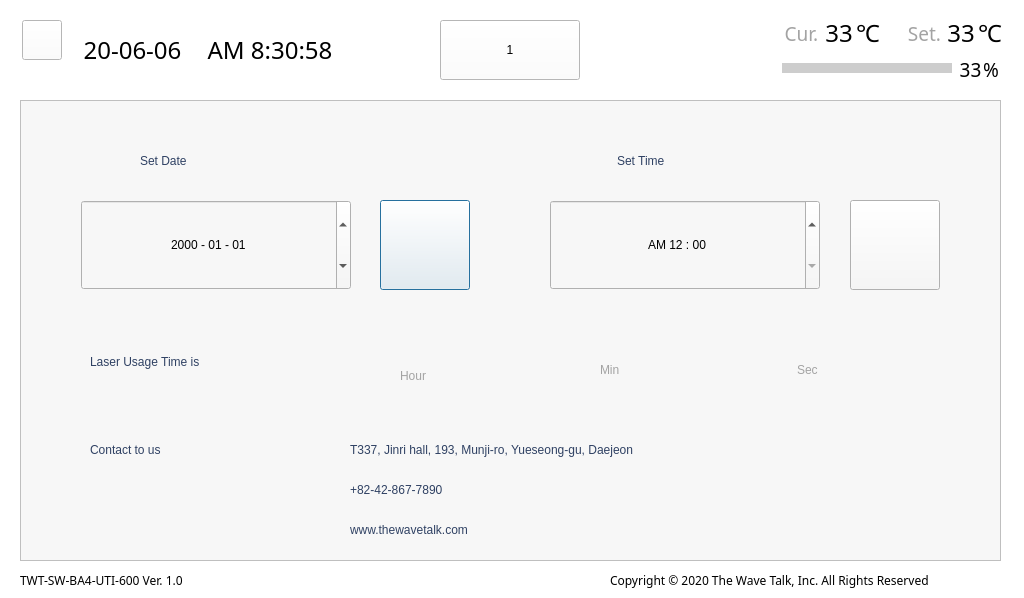
<?xml version="1.0" encoding="UTF-8"?>
<ui version="4.0">
 <class>Dialog</class>
 <widget class="QDialog" name="Dialog">
  <property name="geometry">
   <rect>
    <x>0</x>
    <y>0</y>
    <width>1024</width>
    <height>598</height>
   </rect>
  </property>
  <property name="sizePolicy">
   <sizepolicy hsizetype="MinimumExpanding" vsizetype="Preferred">
    <horstretch>0</horstretch>
    <verstretch>0</verstretch>
   </sizepolicy>
  </property>
  <property name="windowTitle">
   <string>Dialog</string>
  </property>
  <property name="styleSheet">
   <string notr="true">background-color: rgb(255, 255, 255);</string>
  </property>
  <widget class="QLabel" name="label_2">
   <property name="geometry">
    <rect>
     <x>610</x>
     <y>570</y>
     <width>391</width>
     <height>20</height>
    </rect>
   </property>
   <property name="font">
    <font>
     <family>NanumSquare</family>
    </font>
   </property>
   <property name="text">
    <string>Copyright © 2020 The Wave Talk, Inc. All Rights Reserved</string>
   </property>
  </widget>
  <widget class="QFrame" name="frame_3">
   <property name="geometry">
    <rect>
     <x>20</x>
     <y>100</y>
     <width>981</width>
     <height>461</height>
    </rect>
   </property>
   <property name="styleSheet">
    <string notr="true">background-color: #f7f7f7;</string>
   </property>
   <property name="frameShape">
    <enum>QFrame::StyledPanel</enum>
   </property>
   <property name="frameShadow">
    <enum>QFrame::Raised</enum>
   </property>
   <widget class="QLabel" name="Fin_Vial2">
    <property name="geometry">
     <rect>
      <x>407</x>
      <y>27</y>
      <width>51</width>
      <height>31</height>
     </rect>
    </property>
    <property name="styleSheet">
     <string notr="true"/>
    </property>
    <property name="text">
     <string/>
    </property>
   </widget>
   <widget class="QLabel" name="Fin_Vial3">
    <property name="geometry">
     <rect>
      <x>572</x>
      <y>27</y>
      <width>51</width>
      <height>31</height>
     </rect>
    </property>
    <property name="styleSheet">
     <string notr="true"/>
    </property>
    <property name="text">
     <string/>
    </property>
   </widget>
   <widget class="QLabel" name="Fin_Vial4">
    <property name="geometry">
     <rect>
      <x>750</x>
      <y>27</y>
      <width>51</width>
      <height>31</height>
     </rect>
    </property>
    <property name="styleSheet">
     <string notr="true"/>
    </property>
    <property name="text">
     <string/>
    </property>
   </widget>
   <widget class="QPushButton" name="Button_Dataset">
    <property name="geometry">
     <rect>
      <x>360</x>
      <y>100</y>
      <width>90</width>
      <height>90</height>
     </rect>
    </property>
    <property name="styleSheet">
     <string notr="true">QPushButton {
	border-image: url(:/Icon/enter.png);
}

QPushButton:pressed {
	border-image: url(:/Icon/enter_pressed.png);
}</string>
    </property>
    <property name="text">
     <string/>
    </property>
   </widget>
   <widget class="QLabel" name="label_4">
    <property name="geometry">
     <rect>
      <x>120</x>
      <y>40</y>
      <width>101</width>
      <height>41</height>
     </rect>
    </property>
    <property name="styleSheet">
     <string notr="true">font: 75 16pt &quot;Nanum square&quot;;
color: #2f4163;</string>
    </property>
    <property name="text">
     <string>Set Date</string>
    </property>
   </widget>
   <widget class="QDateEdit" name="Button_Date">
    <property name="geometry">
     <rect>
      <x>61</x>
      <y>100</y>
      <width>270</width>
      <height>90</height>
     </rect>
    </property>
    <property name="styleSheet">
     <string notr="true">QDateEdit {
    border-image: url(:/Icon/mea_sel_off_box.png) 4;
    border-width: 2;
    font: 75 18pt &quot;Nanum square&quot;;
}


QDateEdit::up-button {
    subcontrol-origin: border;
    subcontrol-position: top right; /* position at the top right corner */

    width: 50px; /* 16 + 2*1px border-width = 15px padding + 3px parent border */
    border-image: url(:/Icon/qspin_up.png) ;
}

QDateEdit::up-button:pressed {
    border-image: url(:/Icon/qspin_up_pressed.png) ;
}

QDateEdit::down-button {
    subcontrol-origin: border;
    subcontrol-position: bottom right; /* position at bottom right corner */
    width: 50px; /* 16 + 2*1px border-width = 15px padding + 3px parent border */
    border-image: url(:/Icon/qspin_down.png);

}

QDateEdit::down-button:pressed {
    border-image: url(:/Icon/qspin_down_pressed.png) ;
}
</string>
    </property>
    <property name="alignment">
     <set>Qt::AlignCenter</set>
    </property>
    <property name="displayFormat">
     <string>yyyy - MM - dd</string>
    </property>
   </widget>
   <widget class="QLabel" name="Label_USB_3">
    <property name="geometry">
     <rect>
      <x>60</x>
      <y>30</y>
      <width>50</width>
      <height>50</height>
     </rect>
    </property>
    <property name="styleSheet">
     <string notr="true">image: url(:/Icon/set_ic_date.png);</string>
    </property>
    <property name="text">
     <string/>
    </property>
   </widget>
   <widget class="QTimeEdit" name="Button_Time">
    <property name="geometry">
     <rect>
      <x>530</x>
      <y>100</y>
      <width>270</width>
      <height>90</height>
     </rect>
    </property>
    <property name="styleSheet">
     <string notr="true">QTimeEdit {
    border-image: url(:/Icon/mea_sel_off_box.png) 4;
    border-width: 2;
    font: 75 18pt &quot;Nanum square&quot;;
}

QTimeEdit::up-button {
    subcontrol-origin: border;
    subcontrol-position: top right; /* position at the top right corner */

    width: 50px; /* 16 + 2*1px border-width = 15px padding + 3px parent border */
    border-image: url(:/Icon/qspin_up.png) 1;
    border-width: 1px;
}

QTimeEdit::up-button:pressed {
    border-image: url(:/Icon/qspin_up_pressed.png) 1;
}

QTimeEdit::down-button {
    subcontrol-origin: border;
    subcontrol-position: bottom right; /* position at bottom right corner */
    width: 50px; /* 16 + 2*1px border-width = 15px padding + 3px parent border */
    border-image: url(:/Icon/qspin_down.png) 1;
    border-width: 1px;
}

QTimeEdit::down-button:pressed {
    border-image: url(:/Icon/qspin_down_pressed.png) 1;
}

</string>
    </property>
    <property name="alignment">
     <set>Qt::AlignCenter</set>
    </property>
    <property name="displayFormat">
     <string>AP hh : mm</string>
    </property>
   </widget>
   <widget class="QPushButton" name="Button_Timeset">
    <property name="geometry">
     <rect>
      <x>830</x>
      <y>100</y>
      <width>90</width>
      <height>90</height>
     </rect>
    </property>
    <property name="styleSheet">
     <string notr="true">QPushButton {
	border-image: url(:/Icon/enter.png);
}

QPushButton:pressed {
	border-image: url(:/Icon/enter_pressed.png);
}</string>
    </property>
    <property name="text">
     <string/>
    </property>
   </widget>
   <widget class="QLabel" name="label_6">
    <property name="geometry">
     <rect>
      <x>70</x>
      <y>242</y>
      <width>241</width>
      <height>40</height>
     </rect>
    </property>
    <property name="styleSheet">
     <string notr="true">font: 75 16pt &quot;Nanum square&quot;;
color: #2f4163;</string>
    </property>
    <property name="text">
     <string>Laser Usage Time is</string>
    </property>
   </widget>
   <widget class="QLabel" name="Label_Laser_Hour">
    <property name="geometry">
     <rect>
      <x>283</x>
      <y>238</y>
      <width>80</width>
      <height>50</height>
     </rect>
    </property>
    <property name="styleSheet">
     <string notr="true">border-image: url(:/Icon/mea_sel_off_box.png);
font: 75 18pt &quot;Nanum square&quot;;

</string>
    </property>
    <property name="text">
     <string/>
    </property>
    <property name="alignment">
     <set>Qt::AlignCenter</set>
    </property>
    <property name="indent">
     <number>0</number>
    </property>
   </widget>
   <widget class="QLabel" name="label_7">
    <property name="geometry">
     <rect>
      <x>380</x>
      <y>256</y>
      <width>71</width>
      <height>40</height>
     </rect>
    </property>
    <property name="styleSheet">
     <string notr="true">font: 75 16pt &quot;Nanum square&quot;;
color: #a3a3a3;</string>
    </property>
    <property name="text">
     <string>Hour</string>
    </property>
   </widget>
   <widget class="QLabel" name="Label_USB_4">
    <property name="geometry">
     <rect>
      <x>537</x>
      <y>30</y>
      <width>50</width>
      <height>50</height>
     </rect>
    </property>
    <property name="styleSheet">
     <string notr="true">image: url(:/Icon/set_ic_time.png);</string>
    </property>
    <property name="text">
     <string/>
    </property>
   </widget>
   <widget class="QLabel" name="label_5">
    <property name="geometry">
     <rect>
      <x>597</x>
      <y>40</y>
      <width>101</width>
      <height>41</height>
     </rect>
    </property>
    <property name="styleSheet">
     <string notr="true">font: 75 16pt &quot;Nanum square&quot;;
color: #2f4163;</string>
    </property>
    <property name="text">
     <string>Set Time</string>
    </property>
   </widget>
   <widget class="QLabel" name="Label_Laser_Min">
    <property name="geometry">
     <rect>
      <x>483</x>
      <y>232</y>
      <width>80</width>
      <height>50</height>
     </rect>
    </property>
    <property name="styleSheet">
     <string notr="true">border-image: url(:/Icon/mea_sel_off_box.png);
font: 75 18pt &quot;Nanum square&quot;;

</string>
    </property>
    <property name="text">
     <string/>
    </property>
    <property name="alignment">
     <set>Qt::AlignCenter</set>
    </property>
    <property name="indent">
     <number>0</number>
    </property>
   </widget>
   <widget class="QLabel" name="label_8">
    <property name="geometry">
     <rect>
      <x>580</x>
      <y>250</y>
      <width>71</width>
      <height>40</height>
     </rect>
    </property>
    <property name="styleSheet">
     <string notr="true">font: 75 16pt &quot;Nanum square&quot;;
color: #a3a3a3;</string>
    </property>
    <property name="text">
     <string>Min</string>
    </property>
   </widget>
   <widget class="QLabel" name="Label_Laser_Sec">
    <property name="geometry">
     <rect>
      <x>680</x>
      <y>232</y>
      <width>80</width>
      <height>50</height>
     </rect>
    </property>
    <property name="styleSheet">
     <string notr="true">border-image: url(:/Icon/mea_sel_off_box.png);
font: 75 18pt &quot;Nanum square&quot;;

</string>
    </property>
    <property name="text">
     <string/>
    </property>
    <property name="alignment">
     <set>Qt::AlignCenter</set>
    </property>
    <property name="indent">
     <number>0</number>
    </property>
   </widget>
   <widget class="QLabel" name="label_9">
    <property name="geometry">
     <rect>
      <x>777</x>
      <y>250</y>
      <width>71</width>
      <height>40</height>
     </rect>
    </property>
    <property name="styleSheet">
     <string notr="true">font: 75 16pt &quot;Nanum square&quot;;
color: #a3a3a3;</string>
    </property>
    <property name="text">
     <string>Sec</string>
    </property>
   </widget>
   <widget class="QLabel" name="label_11">
    <property name="geometry">
     <rect>
      <x>70</x>
      <y>330</y>
      <width>131</width>
      <height>40</height>
     </rect>
    </property>
    <property name="styleSheet">
     <string notr="true">font: 75 16pt &quot;Nanum square&quot;;
color: #2f4163;</string>
    </property>
    <property name="text">
     <string>Contact to us</string>
    </property>
   </widget>
   <widget class="QLabel" name="Label_USB_7">
    <property name="geometry">
     <rect>
      <x>280</x>
      <y>340</y>
      <width>20</width>
      <height>20</height>
     </rect>
    </property>
    <property name="styleSheet">
     <string notr="true">image: url(:/Icon/set_ic_add.png);</string>
    </property>
    <property name="text">
     <string/>
    </property>
   </widget>
   <widget class="QLabel" name="Label_USB_8">
    <property name="geometry">
     <rect>
      <x>280</x>
      <y>380</y>
      <width>20</width>
      <height>20</height>
     </rect>
    </property>
    <property name="styleSheet">
     <string notr="true">image: url(:/Icon/set_ic_tel.png);</string>
    </property>
    <property name="text">
     <string/>
    </property>
   </widget>
   <widget class="QLabel" name="Label_USB_9">
    <property name="geometry">
     <rect>
      <x>280</x>
      <y>420</y>
      <width>20</width>
      <height>20</height>
     </rect>
    </property>
    <property name="styleSheet">
     <string notr="true">image: url(:/Icon/set_ic_web.png);</string>
    </property>
    <property name="text">
     <string/>
    </property>
   </widget>
   <widget class="QLabel" name="label_19">
    <property name="geometry">
     <rect>
      <x>330</x>
      <y>330</y>
      <width>600</width>
      <height>40</height>
     </rect>
    </property>
    <property name="styleSheet">
     <string notr="true">font: 75 16pt &quot;Nanum square&quot;;
color: #2f4163;</string>
    </property>
    <property name="text">
     <string>T337, Jinri hall, 193, Munji-ro, Yueseong-gu, Daejeon</string>
    </property>
   </widget>
   <widget class="QLabel" name="label_20">
    <property name="geometry">
     <rect>
      <x>330</x>
      <y>370</y>
      <width>600</width>
      <height>40</height>
     </rect>
    </property>
    <property name="styleSheet">
     <string notr="true">font: 75 16pt &quot;Nanum square&quot;;
color: #2f4163;</string>
    </property>
    <property name="text">
     <string>+82-42-867-7890</string>
    </property>
   </widget>
   <widget class="QLabel" name="label_21">
    <property name="geometry">
     <rect>
      <x>330</x>
      <y>410</y>
      <width>600</width>
      <height>40</height>
     </rect>
    </property>
    <property name="styleSheet">
     <string notr="true">font: 75 16pt &quot;Nanum square&quot;;
color: #2f4163;</string>
    </property>
    <property name="text">
     <string>www.thewavetalk.com</string>
    </property>
   </widget>
  </widget>
  <widget class="QLabel" name="label_22">
   <property name="geometry">
    <rect>
     <x>20</x>
     <y>570</y>
     <width>391</width>
     <height>20</height>
    </rect>
   </property>
   <property name="font">
    <font>
     <family>NanumSquare</family>
    </font>
   </property>
   <property name="text">
    <string>TWT-SW-BA4-UTI-600 Ver. 1.0</string>
   </property>
  </widget>
  <widget class="QPushButton" name="Button_EasterEgg">
   <property name="geometry">
    <rect>
     <x>440</x>
     <y>20</y>
     <width>140</width>
     <height>60</height>
    </rect>
   </property>
   <property name="styleSheet">
    <string notr="true">border-image: url(:/Icon/logo.png);
font: 1pt &quot;Ubuntu&quot;;


</string>
   </property>
   <property name="text">
    <string>1</string>
   </property>
  </widget>
  <widget class="QPushButton" name="Button_Backspace">
   <property name="geometry">
    <rect>
     <x>22</x>
     <y>20</y>
     <width>40</width>
     <height>40</height>
    </rect>
   </property>
   <property name="styleSheet">
    <string notr="true">QPushButton {
	border-image: url(:/Icon/backspace.png);
}

QPushButton:pressed {
	border-image: url(:/Icon/backspace_pressed.png);
}</string>
   </property>
   <property name="text">
    <string/>
   </property>
  </widget>
  <widget class="QLabel" name="Label_time">
   <property name="geometry">
    <rect>
     <x>190</x>
     <y>35</y>
     <width>160</width>
     <height>30</height>
    </rect>
   </property>
   <property name="sizePolicy">
    <sizepolicy hsizetype="Preferred" vsizetype="MinimumExpanding">
     <horstretch>0</horstretch>
     <verstretch>0</verstretch>
    </sizepolicy>
   </property>
   <property name="font">
    <font>
     <family>NanumSquare</family>
     <pointsize>18</pointsize>
    </font>
   </property>
   <property name="text">
    <string>AM 8:30:58</string>
   </property>
   <property name="alignment">
    <set>Qt::AlignCenter</set>
   </property>
  </widget>
  <widget class="QLabel" name="Label_date">
   <property name="geometry">
    <rect>
     <x>72</x>
     <y>35</y>
     <width>121</width>
     <height>30</height>
    </rect>
   </property>
   <property name="font">
    <font>
     <family>NanumSquare</family>
     <pointsize>18</pointsize>
    </font>
   </property>
   <property name="text">
    <string>20-06-06</string>
   </property>
   <property name="alignment">
    <set>Qt::AlignCenter</set>
   </property>
  </widget>
  <widget class="QLabel" name="Label_temp1">
   <property name="geometry">
    <rect>
     <x>824</x>
     <y>23</y>
     <width>30</width>
     <height>20</height>
    </rect>
   </property>
   <property name="font">
    <font>
     <family>NanumSquare</family>
     <pointsize>18</pointsize>
    </font>
   </property>
   <property name="text">
    <string>33</string>
   </property>
   <property name="alignment">
    <set>Qt::AlignCenter</set>
   </property>
  </widget>
  <widget class="QLabel" name="Label_temp3">
   <property name="geometry">
    <rect>
     <x>946</x>
     <y>23</y>
     <width>30</width>
     <height>20</height>
    </rect>
   </property>
   <property name="font">
    <font>
     <family>NanumSquare</family>
     <pointsize>18</pointsize>
    </font>
   </property>
   <property name="text">
    <string>33</string>
   </property>
   <property name="alignment">
    <set>Qt::AlignCenter</set>
   </property>
  </widget>
  <widget class="QLabel" name="Label_USB">
   <property name="geometry">
    <rect>
     <x>714</x>
     <y>18</y>
     <width>30</width>
     <height>30</height>
    </rect>
   </property>
   <property name="styleSheet">
    <string notr="true"/>
   </property>
   <property name="text">
    <string/>
   </property>
  </widget>
  <widget class="QLabel" name="Label_storage">
   <property name="geometry">
    <rect>
     <x>958</x>
     <y>59</y>
     <width>25</width>
     <height>20</height>
    </rect>
   </property>
   <property name="font">
    <font>
     <family>Nanum square</family>
     <pointsize>14</pointsize>
     <weight>9</weight>
     <italic>false</italic>
     <bold>false</bold>
    </font>
   </property>
   <property name="styleSheet">
    <string notr="true">font: 75 14pt &quot;Nanum square&quot;;
</string>
   </property>
   <property name="text">
    <string>33</string>
   </property>
   <property name="alignment">
    <set>Qt::AlignCenter</set>
   </property>
  </widget>
  <widget class="QLabel" name="label_3">
   <property name="geometry">
    <rect>
     <x>975</x>
     <y>23</y>
     <width>30</width>
     <height>20</height>
    </rect>
   </property>
   <property name="font">
    <font>
     <family>NanumSquare</family>
     <pointsize>18</pointsize>
    </font>
   </property>
   <property name="text">
    <string>℃</string>
   </property>
   <property name="alignment">
    <set>Qt::AlignCenter</set>
   </property>
  </widget>
  <widget class="QLabel" name="label_10">
   <property name="geometry">
    <rect>
     <x>853</x>
     <y>23</y>
     <width>30</width>
     <height>20</height>
    </rect>
   </property>
   <property name="font">
    <font>
     <family>NanumSquare</family>
     <pointsize>18</pointsize>
    </font>
   </property>
   <property name="text">
    <string>℃</string>
   </property>
   <property name="alignment">
    <set>Qt::AlignCenter</set>
   </property>
  </widget>
  <widget class="QLabel" name="Label_StorageIcon">
   <property name="geometry">
    <rect>
     <x>747</x>
     <y>55</y>
     <width>25</width>
     <height>25</height>
    </rect>
   </property>
   <property name="styleSheet">
    <string notr="true">border-image: url(:/Icon/storage.png);</string>
   </property>
   <property name="text">
    <string/>
   </property>
  </widget>
  <widget class="QLabel" name="Label_USB_2">
   <property name="geometry">
    <rect>
     <x>744</x>
     <y>19</y>
     <width>30</width>
     <height>30</height>
    </rect>
   </property>
   <property name="styleSheet">
    <string notr="true">image: url(:/Icon/temperature2.png);</string>
   </property>
   <property name="text">
    <string/>
   </property>
  </widget>
  <widget class="QLabel" name="Label_temp3_2">
   <property name="geometry">
    <rect>
     <x>781</x>
     <y>23</y>
     <width>41</width>
     <height>20</height>
    </rect>
   </property>
   <property name="font">
    <font>
     <family>Nanum square</family>
     <pointsize>14</pointsize>
     <weight>9</weight>
     <italic>false</italic>
     <bold>false</bold>
    </font>
   </property>
   <property name="styleSheet">
    <string notr="true">font: 75 14pt &quot;Nanum square&quot;;
color: #a3a3a3;</string>
   </property>
   <property name="text">
    <string>Cur.</string>
   </property>
   <property name="alignment">
    <set>Qt::AlignCenter</set>
   </property>
  </widget>
  <widget class="QLabel" name="Label_temp3_3">
   <property name="geometry">
    <rect>
     <x>904</x>
     <y>23</y>
     <width>41</width>
     <height>20</height>
    </rect>
   </property>
   <property name="font">
    <font>
     <family>Nanum square</family>
     <pointsize>14</pointsize>
     <weight>9</weight>
     <italic>false</italic>
     <bold>false</bold>
    </font>
   </property>
   <property name="styleSheet">
    <string notr="true">font: 75 14pt &quot;Nanum square&quot;;
color: #a3a3a3;</string>
   </property>
   <property name="text">
    <string>Set.</string>
   </property>
   <property name="alignment">
    <set>Qt::AlignCenter</set>
   </property>
  </widget>
  <widget class="QProgressBar" name="Progressbar_2">
   <property name="geometry">
    <rect>
     <x>782</x>
     <y>63</y>
     <width>170</width>
     <height>10</height>
    </rect>
   </property>
   <property name="styleSheet">
    <string notr="true">QProgressBar {
    background-color: #cdcdcd;
    border-radius: 10px;
    text-align: Center;
	font: 75 15pt &quot;Arial&quot;;
}

QProgressBar::chunk {
    background-color: #81d0bc;
    border-radius: 10px;
    width: 10px;
}
</string>
   </property>
   <property name="value">
    <number>0</number>
   </property>
   <property name="textVisible">
    <bool>false</bool>
   </property>
   <property name="orientation">
    <enum>Qt::Horizontal</enum>
   </property>
  </widget>
  <widget class="QLabel" name="label_12">
   <property name="geometry">
    <rect>
     <x>981</x>
     <y>59</y>
     <width>20</width>
     <height>20</height>
    </rect>
   </property>
   <property name="font">
    <font>
     <family>Nanum square</family>
     <pointsize>14</pointsize>
     <weight>9</weight>
     <italic>false</italic>
     <bold>false</bold>
    </font>
   </property>
   <property name="styleSheet">
    <string notr="true">font: 75 14pt &quot;Nanum square&quot;;
</string>
   </property>
   <property name="text">
    <string>%</string>
   </property>
   <property name="alignment">
    <set>Qt::AlignCenter</set>
   </property>
  </widget>
  <zorder>label_2</zorder>
  <zorder>frame_3</zorder>
  <zorder>label_22</zorder>
  <zorder>Button_EasterEgg</zorder>
  <zorder>Button_Backspace</zorder>
  <zorder>Label_time</zorder>
  <zorder>Label_date</zorder>
  <zorder>Label_temp1</zorder>
  <zorder>Label_temp3</zorder>
  <zorder>Label_USB</zorder>
  <zorder>label_3</zorder>
  <zorder>label_10</zorder>
  <zorder>Label_StorageIcon</zorder>
  <zorder>Label_USB_2</zorder>
  <zorder>Label_temp3_2</zorder>
  <zorder>Label_temp3_3</zorder>
  <zorder>Progressbar_2</zorder>
  <zorder>label_12</zorder>
  <zorder>Label_storage</zorder>
 </widget>
 <resources>
  <include location="Icon/Icon.qrc"/>
 </resources>
 <connections/>
</ui>
